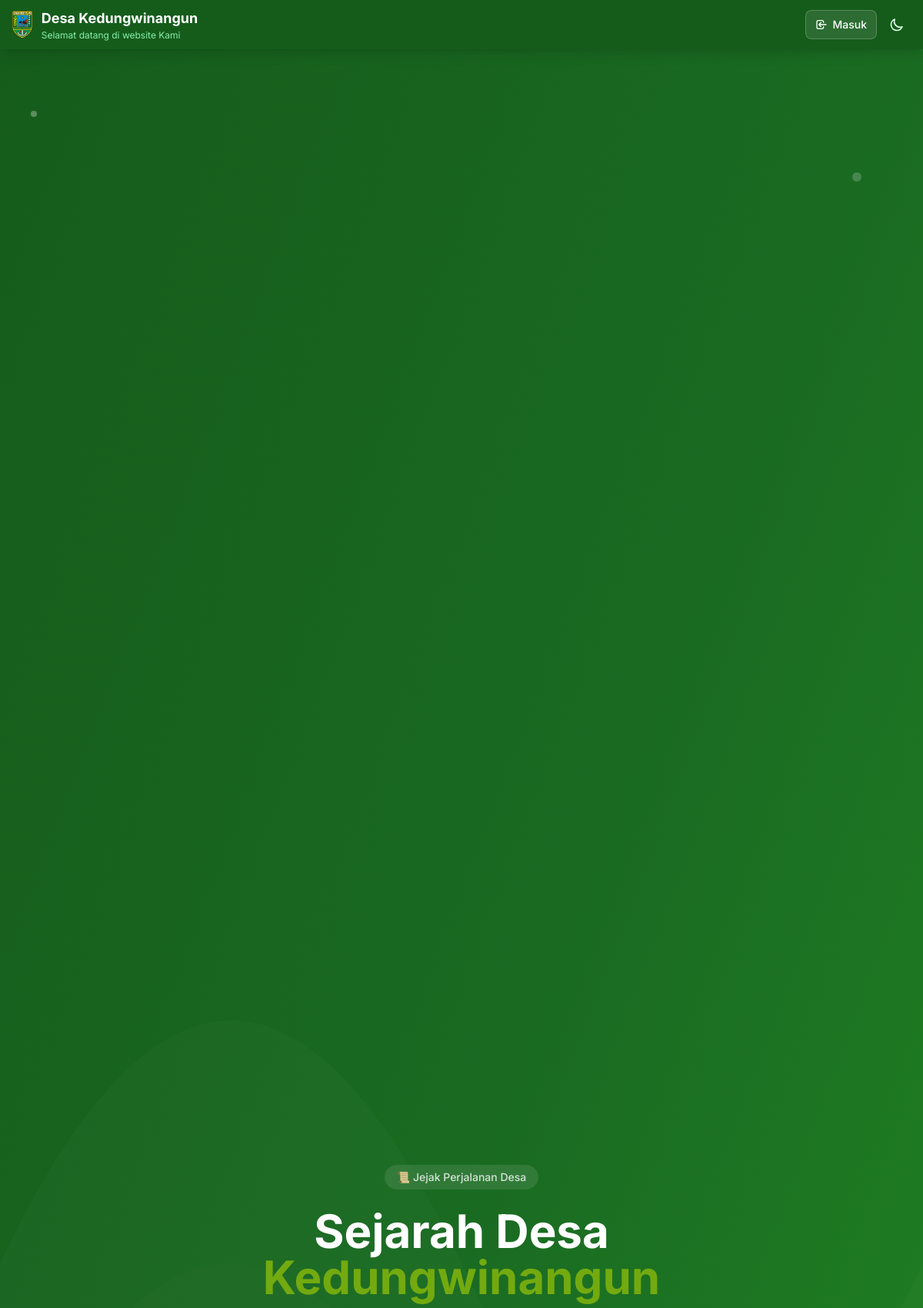
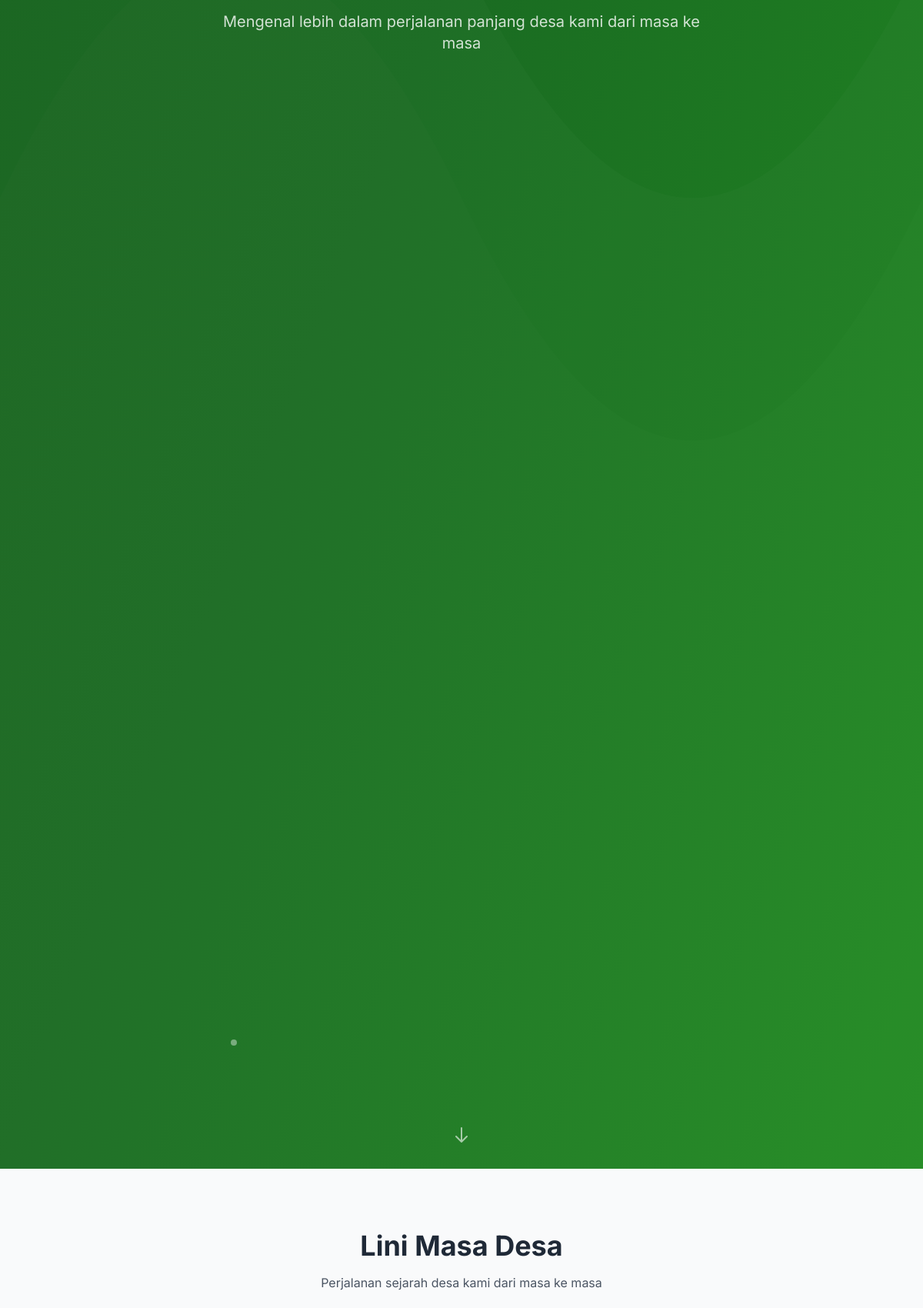
The app's page /sejarah (upper part) with its own data (2 pictures, top to bottom).
### tables this page shows
CREATE TABLE config (
            key TEXT PRIMARY KEY,
            value TEXT
        );

### routes/public.py (the view)
@public_bp.route("/sejarah")
def sejarah():
    from datetime import datetime
    try:
        desa_info = get_desa_info_with_maps()
        custom_pages = get_all_pages()
        sejarah_items = [
            {
                'tahun': '1900-an',
                'judul': 'Awal Mula Desa',
                'konten': 'Desa Kedungwinangun telah berdiri sejak awal abad ke-20, menjadi salah satu desa tertua di Kecamatan Klirong.'
            },
            {
                'tahun': '1950-an',
                'judul': 'Masa Kemerdekaan',
                'konten': 'Setelah kemerdekaan Indonesia, desa ini mulai berkembang dengan pendidikan dan pertanian.'
            },
            {
                'tahun': '1980-an',
                'judul': 'Era Modernisasi',
                'konten': 'Pembangunan infrastruktur mulai merata, jalan desa diaspal, dan listrik masuk ke seluruh dusun.'
            },
            {
                'tahun': '2000-an',
                'judul': 'Desa Digital',
                'konten': 'Mulai memasuki era digital dengan website resmi desa dan sistem informasi pemerintahan.'
            },
            {
                'tahun': '2026',
                'judul': 'Kedungwinangun Sekarang',
                'konten': 'Desa Kedungwinangun terus berkembang dengan potensi pertanian, UMKM, dan pelayanan digital untuk warga.'
            }
        ]
        return render_template(
            "sejarah.html",
            page={"title": "Sejarah Desa"},
            desa=desa_info,
            nav_links=NAV_LINKS,
            tahun=datetime.now().year,
            site_name=desa_info['nama'],
            site_tagline=desa_info['tagline'],
            site_description=desa_info['deskripsi'],
            custom_pages=custom_pages,
            sejarah_items=sejarah_items,
        )
    except Exception as e:
        logger.error(f"Error loading sejarah page: {str(e)}")
        flash('Terjadi kesalahan saat memuat halaman sejarah', 'error')
        return redirect(url_for('public.index'))

### app.py (called while the page is built)
@app.context_processor
def inject_openrouter_key():
    return {
        'openrouter_api_key': environ.get('OPENROUTER_API_KEY', '')
    }

@app.context_processor
def inject_custom_pages():
    from models import get_all_pages
    return {'custom_pages_nav': get_all_pages()}

### models.py (called while the page is built)
def get_db_connection():
    conn = sqlite3.connect(Config.DB_NAME)
    conn.row_factory = sqlite3.Row
    return conn

def get_config(key, default=None):
    try:
        conn = get_db_connection()
        cursor = conn.cursor()
        cursor.execute('SELECT value FROM config WHERE key = ?', (key,))
        row = cursor.fetchone()
        conn.close()
        return row['value'] if row else (default if default is not None else DEFAULT_CONFIG.get(key, ''))
    except Exception as e:
        logger.error(f"Error getting config '{key}': {str(e)}")
        return default if default is not None else DEFAULT_CONFIG.get(key, '')

def get_desa_info():
    return {
        "nama": get_config("website_nama", DEFAULT_CONFIG["website_nama"]),
        "tagline": get_config("website_tagline", DEFAULT_CONFIG["website_tagline"]),
        "deskripsi": get_config("website_deskripsi", DEFAULT_CONFIG["website_deskripsi"]),
        "jumlah_dusun": 6,
        "jumlah_kasi": 3,
        "jumlah_kepala_desa": 1,
    }

def get_all_pages():
    try:
        conn = get_db_connection()
        cursor = conn.cursor()
        cursor.execute('SELECT * FROM pages WHERE active = 1 ORDER BY order_num ASC, title ASC')
        pages = [dict(row) for row in cursor.fetchall()]
        conn.close()
        return pages
    except Exception as e:
        logger.error(f"Error getting all pages: {str(e)}")
        return []

### routes/public.py (called while the page is built)
def get_desa_info_with_maps():
    info = get_desa_info()
    info['maps_embed_url'] = MAPS_EMBED_URL
    info['dusun'] = DUSUN_DATA
    return info

### templates/sejarah.html (shortened to what this page needs)
{% extends 'base.html' %}
{% block content %}
<section class="relative min-h-[60vh] flex items-center justify-center overflow-hidden bg-gradient-to-br from-[#155C1B] via-[#1a6b22] to-[#228B22]">
    <div class="absolute inset-0">
        <div class="absolute inset-0 opacity-20">
            <svg class="w-full h-full" viewBox="0 0 100 100" preserveAspectRatio="none">
                <path d="M0,50 Q25,30 50,50 T100,50 V100 H0 Z" fill="currentColor" class="text-white/10"/>
                <path d="M0,60 Q25,40 50,60 T100,60 V100 H0 Z" fill="currentColor" class="text-white/5"/>
            </svg>
        </div>
        <div class="absolute top-20 left-10 w-2 h-2 bg-white/30 rounded-full animate-pulse"></div>
        <div class="absolute top-40 right-20 w-3 h-3 bg-white/20 rounded-full animate-pulse" style="animation-delay: 300ms;"></div>
        <div class="absolute bottom-40 left-1/4 w-2 h-2 bg-white/40 rounded-full animate-pulse" style="animation-delay: 700ms;"></div>
    </div>
    <div class="relative z-10 text-center px-6 max-w-4xl mx-auto">
        <span class="inline-block px-4 py-1.5 bg-white/10 backdrop-blur-sm rounded-full text-white/80 text-sm font-medium mb-6">
            📜 Jejak Perjalanan Desa
        </span>
        <h1 class="text-5xl md:text-6xl font-bold text-white mb-6">
            Sejarah Desa<br>
            <span class="text-[#73AA0F]">Kedungwinangun</span>
        </h1>
        <p class="text-xl text-white/80 max-w-2xl mx-auto">
            Mengenal lebih dalam perjalanan panjang desa kami dari masa ke masa
        </p>
    </div>
    <div class="absolute bottom-8 left-1/2 -translate-x-1/2 animate-bounce">
        <svg class="w-6 h-6 text-white/60" fill="none" stroke="currentColor" viewBox="0 0 24 24">
            <path stroke-linecap="round" stroke-linejoin="round" stroke-width="2" d="M19 14l-7 7m0 0l-7-7m7 7V3"/>
        </svg>
    </div>
</section>
<section class="py-20 bg-gray-50">
    <div class="max-w-4xl mx-auto px-6">
        <div class="text-center mb-16">
            <h2 class="text-3xl md:text-4xl font-bold text-gray-800 mb-4">Lini Masa Desa</h2>
            <p class="text-gray-600 max-w-xl mx-auto">Perjalanan sejarah desa kami dari masa ke masa</p>
        </div>
    </div>
</section>
{% endblock %}

### templates/base.html (shortened to what this page needs)
<!DOCTYPE html>
<html lang="id">
<head>
    <script src="https://cdn.tailwindcss.com"></script>
    <link rel="stylesheet" href="{{ url_for('static', filename='styles.css') }}">
</head>
<body>
    <nav class="bg-[#155C1B] sticky top-0 z-50 shadow-lg" id="main-navbar">
        <div class="max-w-7xl mx-auto px-4">
            <div class="flex items-center justify-between h-14 md:h-16">
                <a href="{{ url_for('public.index') }}" class="flex items-center gap-2 md:gap-3">
                    <img src="{{ url_for('static', filename='images/kebumen.png') }}" alt="Logo" class="h-9 w-auto">
                    <div class="hidden sm:block">
                        <div class="text-white font-bold text-sm md:text-lg leading-tight">{{ site_name or 'Desa' }}</div>
                        <div class="text-green-300 text-[10px] md:text-xs">{{ site_tagline or '' }}</div>
                    </div>
                </a>
                <div class="flex items-center gap-1 md:gap-2">
                    {% if not session.user_logged_in %}
                    <div class="hidden md:flex items-center gap-2">
                        <a href="{{ url_for('public.login') }}" class="flex items-center gap-1.5 px-3 py-2 rounded-lg text-white text-sm font-medium bg-white/10 hover:bg-white/20 border border-white/20 transition-all">
                            <svg class="w-4 h-4" fill="none" stroke="currentColor" viewBox="0 0 24 24">
                                <path stroke-linecap="round" stroke-linejoin="round" stroke-width="2" d="M11 16l-4-4m0 0l4-4m-4 4h14m-5 4v1a3 3 0 01-3 3H6a3 3 0 01-3-3V7a3 3 0 013-3h7a3 3 0 013 3v1"/>
                            </svg>
                            Masuk
                        </a>
                    </div>
                    {% endif %}
                    <button id="theme-toggle" class="p-2 rounded-lg text-green-100 hover:bg-white/10 transition-colors" aria-label="Toggle dark mode">
                        <svg id="moon-icon" class="w-5 h-5" fill="none" stroke="currentColor" viewBox="0 0 24 24">
                            <path stroke-linecap="round" stroke-linejoin="round" stroke-width="2" d="M20.354 15.354A9 9 0 018.646 3.646 9.003 9.003 0 0012 21a9.003 9.003 0 008.354-5.646z"/>
                        </svg>
                    </button>
                </div>
            </div>
        </div>
    </nav>
    <main>
        {% block content %}{% endblock %}
    </main>
</body>
</html>

### static/styles.css (style rules this page uses)
*, *::before, *::after { box-sizing: border-box; }

### templates/base.html (style rules this page uses)
* { margin: 0; padding: 0; box-sizing: border-box; }
body { font-family: 'Inter', sans-serif; background: #f4f7f2; color: #1f2937; transition: background-color 0.3s ease, color 0.3s ease; }

### records on screen
config: value "Desa Kedungwinangun"
config: value "Selamat datang di website Kami"
